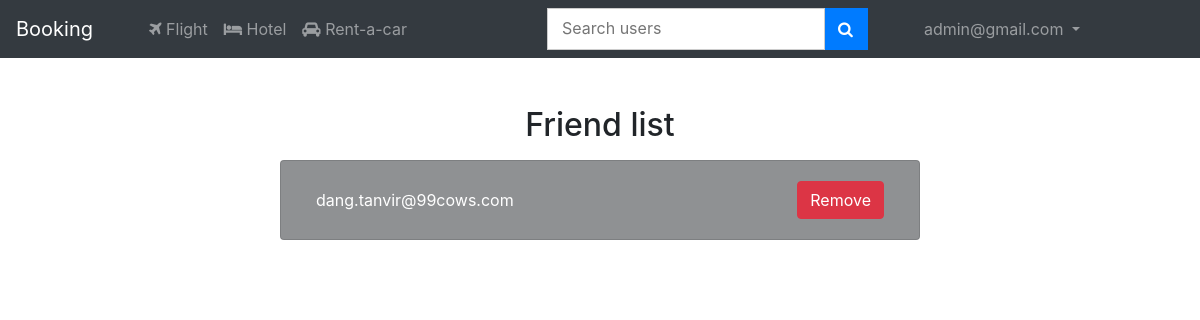
The app's page /friends/ (signed in), older data.
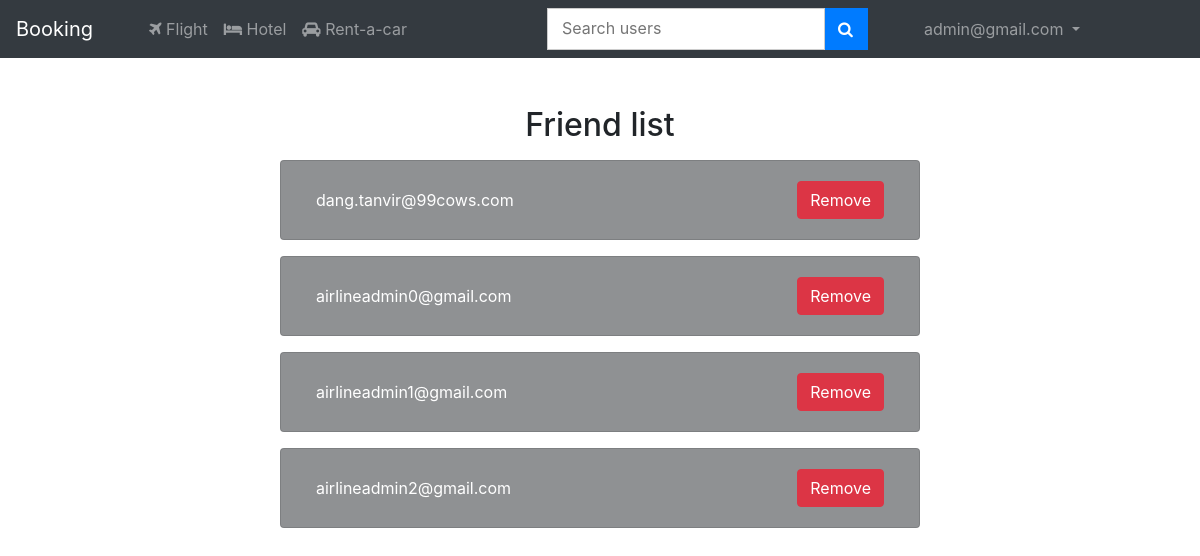
The same page, newer data.
### Users/models.py (models this page shows, shortened)
class CustomUser(AbstractUser):
    username = None
    email = models.EmailField(_('email address'), unique=True)
    city = models.CharField(max_length=100, default='', blank=True)
    phone = models.CharField(max_length=15, default='', blank=True, validators=[validate_phone])
    USERNAME_FIELD = 'email'
    REQUIRED_FIELDS = []
    objects = UserManager()

### Users/views.py (the view, shortened to what this page needs)
# urls.py: path('friends/', user_views.FriendList.as_view(), name='friends'),
class FriendList(LoginRequiredMixin, View):
    def get(self, request, *args, **kwargs):
        friends = Friends.objects.filter(current_user_id=request.user.id).first()
        requests = Request.objects.filter(user_accept_id=request.user.id)
        if friends is not None:
            friends_list = friends.friend_list.all()
        else:
            friends_list = []
        return render(request, 'Users/friends.html', {'friends': friends_list, 'requests': requests})

### Users/templates/Users/friends.html (shortened to what this page needs)
{% extends 'base.html' %}
{% block navbar_search %}
    <form class="form-inline my-2 my-lg-0" method="post" action="{% url 'friends' %}">
        <div class="form-group">
            <input type="search" name="search_friend" class="effect-8" placeholder="Search users">
        </div>
        <div class="form-group">
            <button class="btn btn-outline-primary my-2 my-sm-0" type="submit" id="airline_search_button"><i class="fa fa-search"></i></button>
        </div>
    </form>
{% endblock %}
{% block body %}
    <div class="container mt-5">
            <div class="row">
                <div class="col">
                    {% if friends %}
                        <h2 class="h2 text-center">Friend list</h2>
                        {% for friend in friends %}
                            <div class="row justify-content-center">
                            <div class="col card my-2" style="max-width: 40rem;background-color: rgba(33,37,41,.5);">
                                <div class="card-body">
                                    <div class="row">
                                        <div class="col d-flex align-items-center text-white">
                                            {{ friend.email }}
                                        </div>
                                        <div class="col">
                                            <a onclick="remove_friend(event, {{ friend.id }})" href="#" class="btn btn-danger float-right">Remove</a>
                                        </div>
                                    </div>
                                </div>
                            </div>
                            </div>
                        {% endfor %}
                    {% else %}
                        <h2 class="h2 text-center">Friend list is empty</h2>
                    {% endif %}
                </div>
            </div>
    </div>
{% endblock %}

Row changes from the older to the newer data that the page shows:
now on this page (row edited): CustomUser: email "airlineadmin0@gmail.com"
now on this page (row edited): CustomUser: email "airlineadmin1@gmail.com"
now on this page (row edited): CustomUser: email "airlineadmin2@gmail.com"
